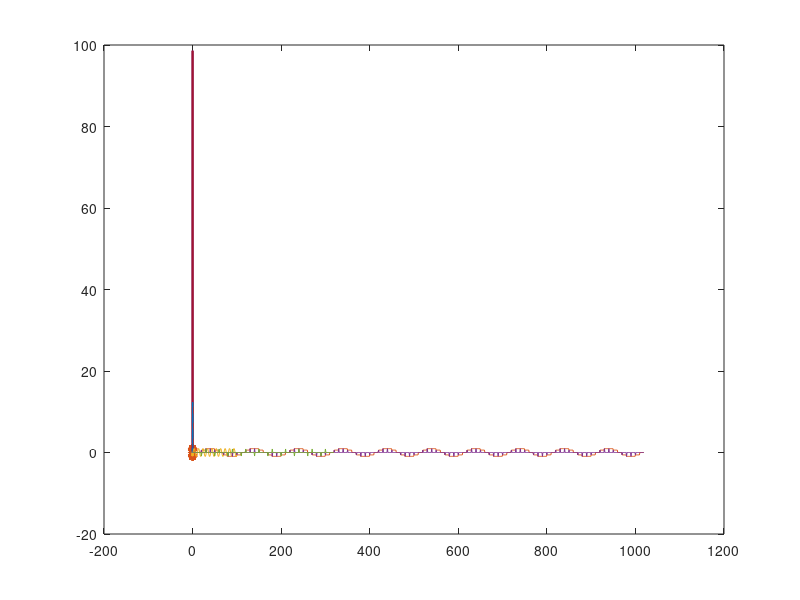
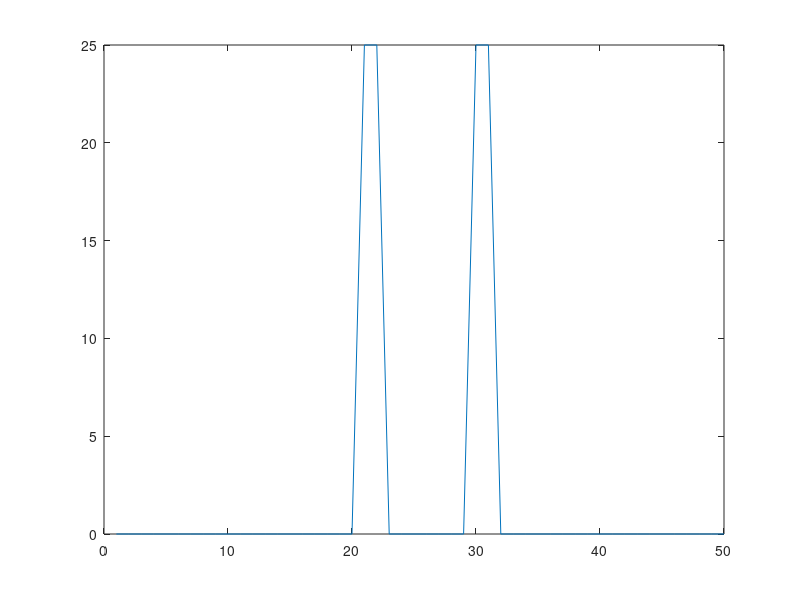
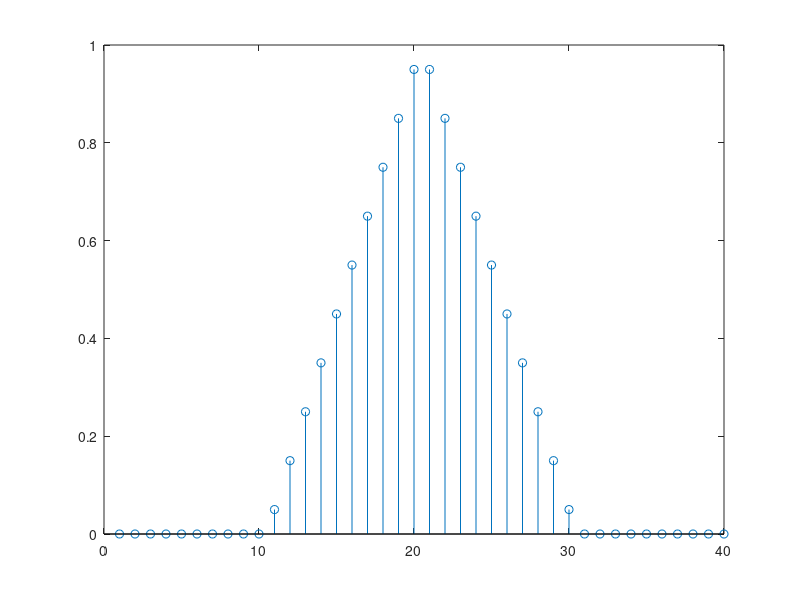
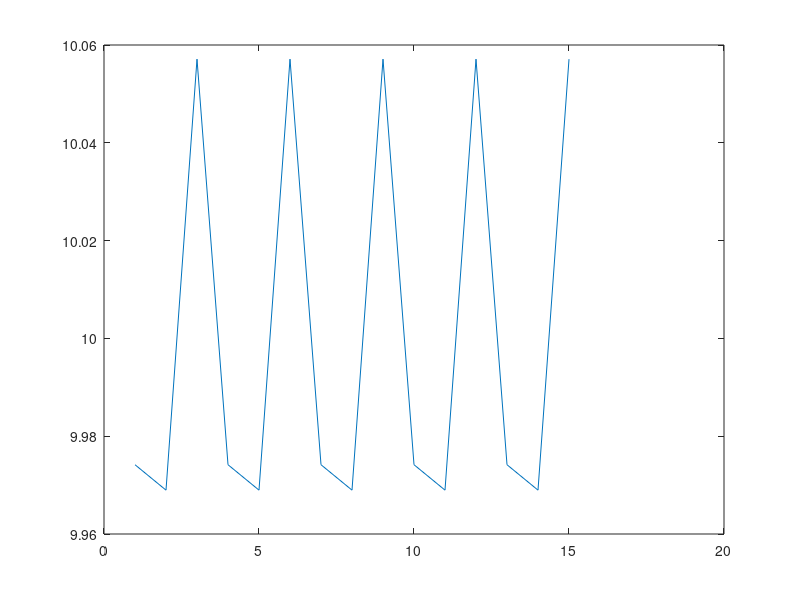

These charts were generated, in order, by the following MATLAB code:
clc;
clear all;
close all;
t=-5:.01:5;
b=length(t);
x=sin(2*pi*10*t);
ftsin=dftmtx(b)*x';
% m1=max(ftsin);
m1abs=abs(ftsin);
stem(abs(ftsin))
m=max(m1abs);
% count=0;
% for i=1:b/2+1
%     if m1abs(i)>1
%         count=count+1;
%     end
% end
for i=1:b/2+1
if m==m1abs(i)
    g=i;
end
end
omega=2*pi/b*g;
f=omega/(2*pi);
fs=2*f;
%for critical
f=10;
fs=2*10;
t1=-1:1/fs:1;
v1=length(t1);
mc=sin(2*pi*10*t1);
plot(t1,mc);
hold on
%over sample
fover=100;
t2=-1:1/fover:1;
v2=length(t2);
mo=sin(2*pi*10*t2);
plot(t2,mo,'*-');
hold on
%under sampling
funder=15;
t3=-1:1/funder:1;
v3=length(t3);
mu=sin(2*pi*10*t3);
plot(t3,mu,'--');
% %dft domain
%  df=dftmtx(v1)*mc';
%  plot(abs(df))
df2=dftmtx(v2)*mo';
 plot(t2,abs(df2))
 hold on
df3=dftmtx(v3)*mu';
plot(t3,abs(df3))

%using fft
plot(t1,abs(fft(mc)))
hold on
plot(t2,abs(fft(mo)))
hold on
plot(t3,abs(fft(mu)),'--')

%reconsrtuction
r2(1:9)=0;
for k=1:101
    r2(k*10)=mo(k);
    for l=1:9
    r2(k*10+l)=mo(k);
    end
end
plot(r2)
for k=1:101
    r3(k)=mo(k);
end
plot(r3)
r4(1:9)=0;
for k=1:101
    r4(k*10)=mo(k);
    for l=1:9
    r4(k*10+l)=sinc(k);
    end
end
plot(r4)
%under sampling reconstruction
r5(1:9)=0;
for k=1:31
    r5(k*10)=mu(k);
    for l=1:9
    r5(k*10+l)=sinc(k);
    end
end
plot(r5)
%zero padding
t=0:1/50:1-1/50;
fs1=20;
fs2=21;
mx=sin(2*pi*fs1*t);
my=sin(2*pi*fs2*t);
mz=mx+my;
% stem(t,mz)
figure
plot(abs(fft(mz)))
z=zeros(1,1000);
mt=[mz z];
% stem(mt)
figure
plot(abs(fft(mt)))
%%%Sampling in frequency domain
t=-5:.01:5;
tri(t<0)=t(t>0)/5;
tri(t==0)=1;
tri(t>0)=1-(t(t>0))/5;
stem(t,tri)
fftsin=fft(tri);
trig=fft(fftsin);
trigrep=[trig trig trig trig trig];
plot(abs(trigrep))

zop=zeros(1,10);
tri=triang(20);
tripad=[zop tri' zop];
stem(tripad)
fftsin=fft(tripad);
trig1=fft(fftsin);
trigrep1=[trig1 trig1 trig1 trig1 trig1];
figure
plot(abs(trigrep1))


tri=triang(20);
tripad=tri;
stem(tripad)
fftsin=fft(tripad);
bh=length(fftsin);
trig2=fft(fftsin(1:7:bh));
trigrep2=[trig2' trig2' trig2' trig2' trig2'];
plot(abs(trigrep2))